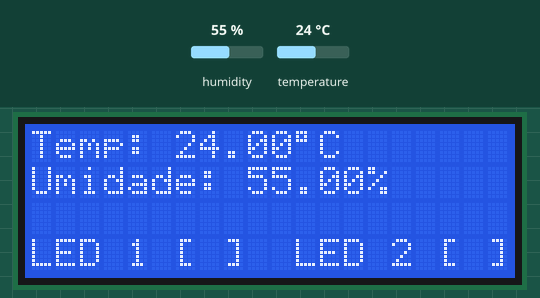
Simulated run of this sketch. Board: ESP32. Parts: 20×4 character LCD. Inputs (shaded band) come from the test bench; at power-on: humidity 55 %, temperature 24 °C. WiFi joins after 1.5 s; servers stay silent unless stated; web services answer with replies made up by the test bench; what the sketch prints to the serial monitor is not drawn.

Above: at 3.3 s.
3.4 s: humidity set to 69 %
At 8.9 s:
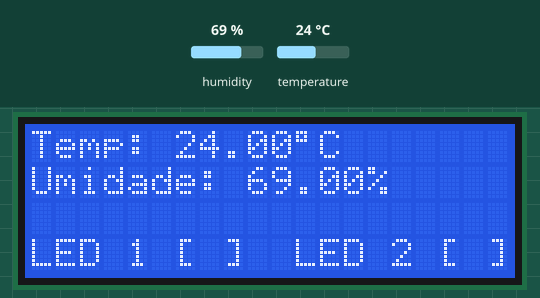
9.3 s: humidity set to 72 %
At 13.7 s:
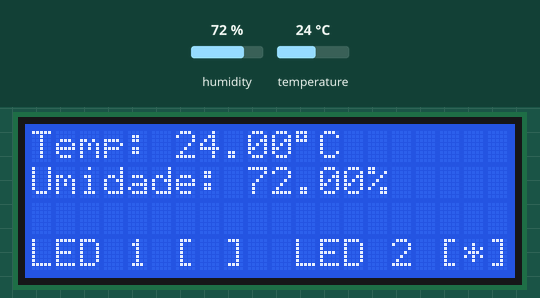
15.2 s: temperature set to 34.2 °C
At 19.4 s:
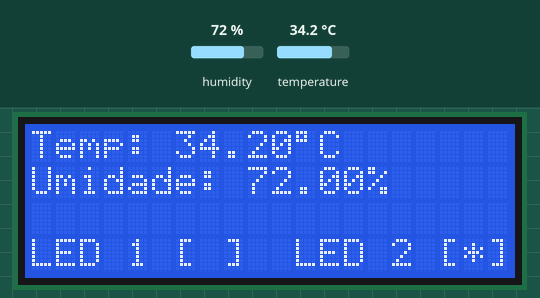
21.1 s: temperature set to 35.6 °C
At 24.5 s:
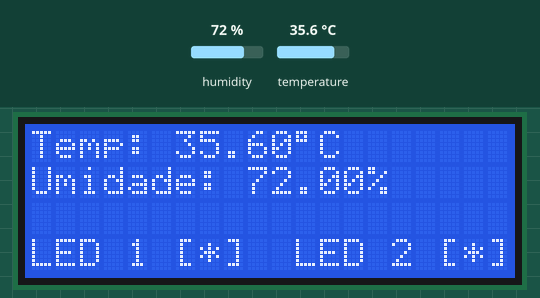
27.0 s: humidity set to 22 %
At 29.3 s:
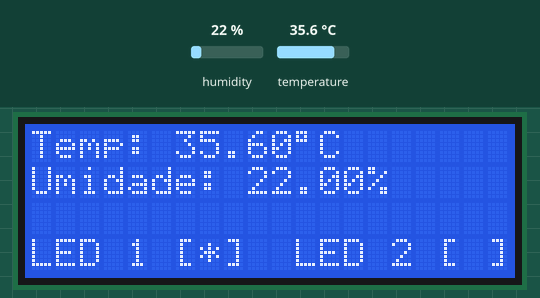
Timing chart, 0 to 30.8 s (numbered marks = the images above; inputs shaded):
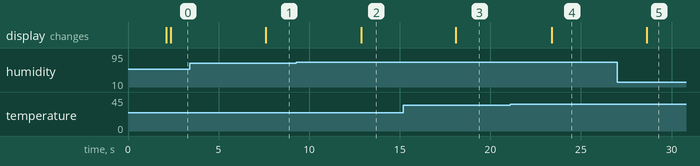

Measured:
- the behaviour switches between 70 and 71 % on humidity (found by bisection; images 1 and 2)
- the behaviour switches between 35 and 35.1 °C on temperature (found by bisection; images 3 and 4)
- after the input at 3.4 s, the display: changes after 4.2 s (image 1)
- after the input at 9.3 s, the display: changes after 3.6 s (image 2)
- after the input at 15.2 s, the display: changes after 2.9 s (image 3)
- after the input at 21.1 s, the display: changes after 2.3 s (image 4)
- after the input at 27.0 s, the display: changes after 1.6 s (image 5)

The sketch:

monitor_temp_hum.ino
```cpp
#include <Adafruit_Sensor.h>
#include <DHT.h>
#include <WiFi.h>
#include <HTTPClient.h>
#include <LiquidCrystal_I2C.h>

#define DHTPIN 12
#define DHTTYPE DHT22
#define I2C_ADDR    0x27
#define LCD_COLUMNS 20
#define LCD_LINES   4
#define sensor1 26
#define sensor2 25
DHT dht(DHTPIN, DHTTYPE);

const char* ssid = "Wokwi-GUEST";
const char* password = "";
String serverName = "https://api.thingspeak.com/update?api_key=X6FFT3YFJHSE23PS";

WiFiClient client;

LiquidCrystal_I2C lcd(I2C_ADDR, LCD_COLUMNS, LCD_LINES);

void setup() {
  Serial.begin(115200);

  dht.begin();
  pinMode(sensor1, OUTPUT);
  pinMode(sensor2, OUTPUT);

  WiFi.begin(ssid, password);
  while (WiFi.status() != WL_CONNECTED) {
    delay(1000);
    Serial.println("Conectando na rede WiFi...");
  }
  Serial.println("Conectado!");

  lcd.init();
  lcd.backlight();

  lcd.setCursor(0, 0);
  lcd.print("Temp.: 0" + String(char(223)) + "C");
  lcd.setCursor(0, 1);
  lcd.print("Umidade: 0%");
  lcd.setCursor(0,3);
  lcd.print("LED 1 [ ]  LED 2 [ ]");

}

void loop() {
  float hum = dht.readHumidity();
  float temp = dht.readTemperature();

  HTTPClient http;

  String serverPath = serverName + "&field1=" + String(temp) + "&field2=" + String(hum);

  http.begin(serverPath.c_str());

  if (isnan(hum) || isnan(temp)) {
    Serial.println("Leitura não identificada!");
    return;
  }

  Serial.print("Umidade: ");
  Serial.print(hum);
  Serial.print("%\t");
  Serial.print("Temperatura: ");
  Serial.print(temp);
  Serial.println("°C");

  int httpResponseCode = http.GET();
  if (httpResponseCode == 200) {
    Serial.println("Dados enviados com sucesso!");
  } else {
    Serial.print("Erro ao enviar dados. Código de resposta: ");
    Serial.println(httpResponseCode);
  }

  lcd.setCursor(0, 0);
  lcd.print("Temp: " + String(temp) + String(char(223)) + "C ");
  lcd.setCursor(0, 1);
  lcd.print("Umidade: " + String(hum) + "%   ");

  if (temp > 35 && hum > 70) {
    lcd.setCursor(0,3);
    lcd.print("LED 1 [*]  LED 2 [*]");
    digitalWrite(sensor1, HIGH);
    digitalWrite(sensor2, HIGH);
  } else if (hum > 70) {
      lcd.setCursor(0,3);
      lcd.print("LED 1 [ ]  LED 2 [*]");
      digitalWrite(sensor1, LOW);
      digitalWrite(sensor2, HIGH);
  } else if (temp > 35) {
      lcd.setCursor(0,3);
      lcd.print("LED 1 [*]  LED 2 [ ]");
      digitalWrite(sensor1, HIGH);
      digitalWrite(sensor2, LOW);
  } else {
    lcd.setCursor(0,3);
    lcd.print("LED 1 [ ]  LED 2 [ ]");
    digitalWrite(sensor1, LOW);
    digitalWrite(sensor2, LOW);
  }
  delay(5000);
}
```
